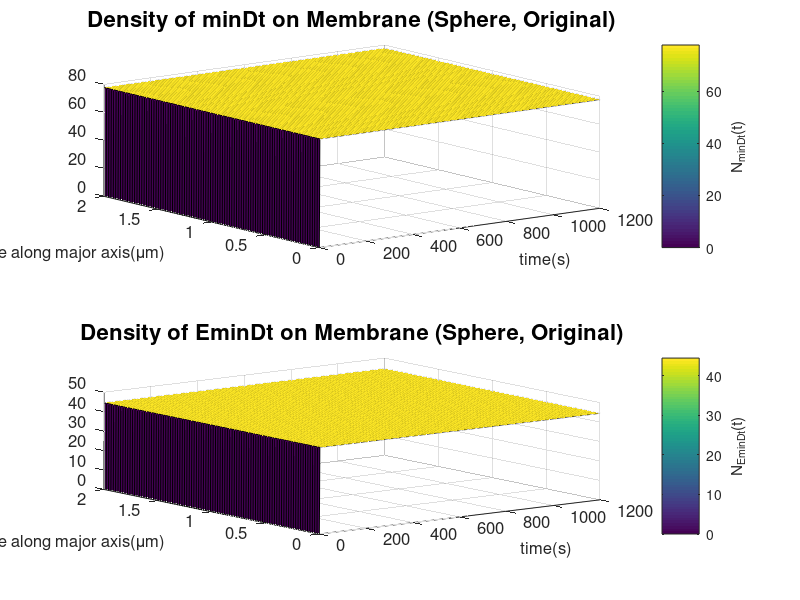

The MATLAB source for this figure:
%% Reinitialize
clear
clc
close all

%% Import
load('minDt.mat');
load('EminDt.mat');
load('time.mat');
load('distance.mat');

%% Plot
% MinDt Plot
figure(1)
subplot(2,1,1)
surf(time,distance,minDt');
axis([0 1200 0 2]);
set(gca, 'FontSize',12);
xlabel('time(s)', 'FontSize',12);
ylabel('distance along major axis({\mu}m)','FontSize',12);
title('Density of minDt on Membrane (Sphere, Original)','FontSize',16);
c=colorbar;
ylabel(c,'N_{minDt}(t)');

% EMinDt Plot
subplot(2,1,2)
surf(time,distance,EminDt');
axis([0 1200 0 2]);
set(gca, 'FontSize',12);
xlabel('time(s)', 'FontSize',12);
ylabel('distance along major axis({\mu}m)','FontSize',12);
title('Density of EminDt on Membrane (Sphere, Original)','FontSize',16);
c=colorbar;
ylabel(c,'N_{EminDt}(t)');